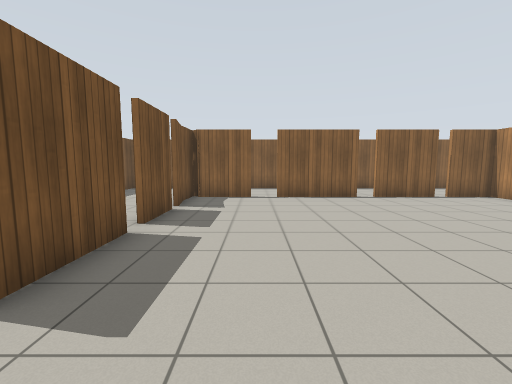
[1] (above)

14 first-person views from a walk through a robot-simulator world made for Gazebo. The camera is 1.2 m above the floor, tilts 6° down and sees 90° across. The floor is counted in squares, 1 m on a side. Each view is taken from the middle of a square. On the plan, view 1 faces up. The plan holds only what a view shows up to about 12 squares ahead; the rest is blank. Gazebo's built-in surfaces are drawn with simple patterns.

[2]
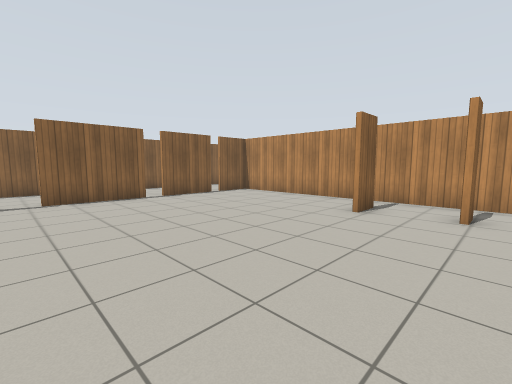

[3]
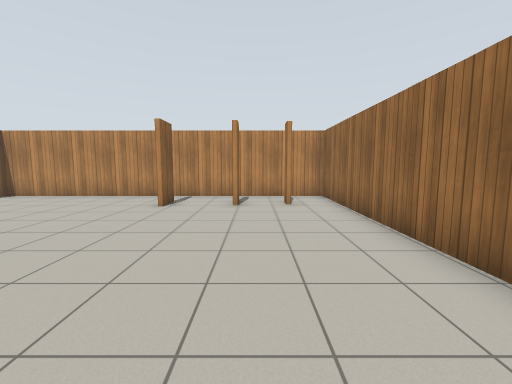

[4]
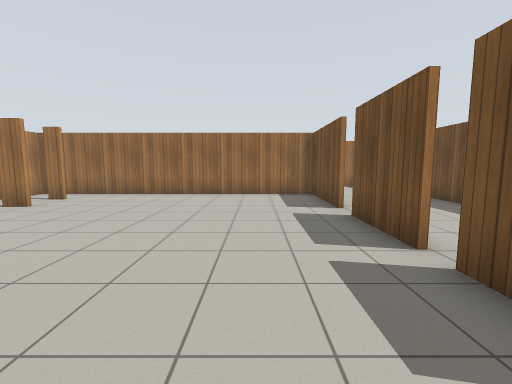

[5]
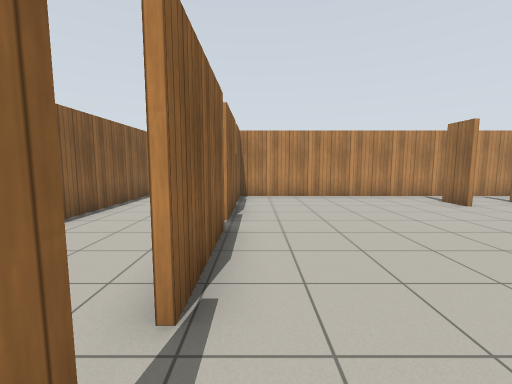

[6]
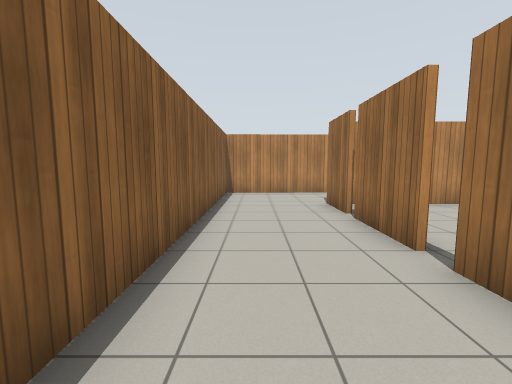

[7]
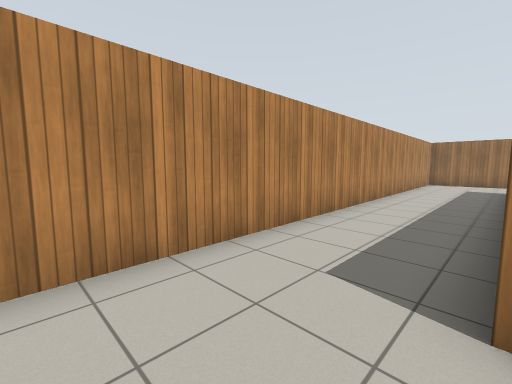

[8]
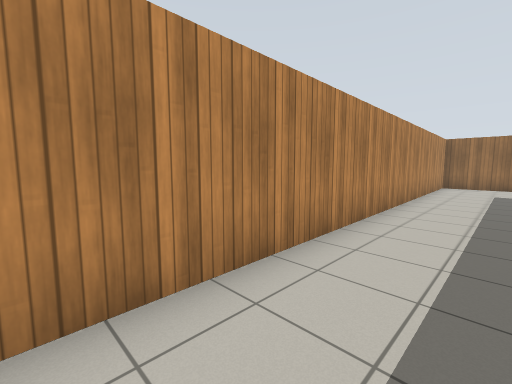

[9]
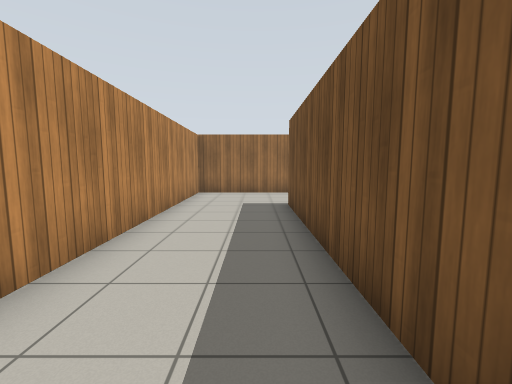

[10]
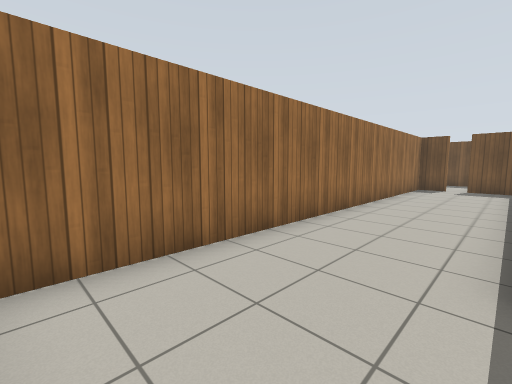

[11]
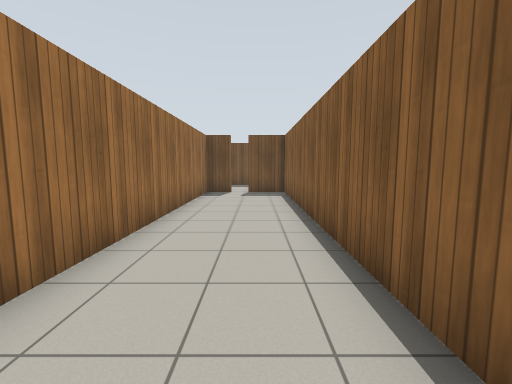

[12]
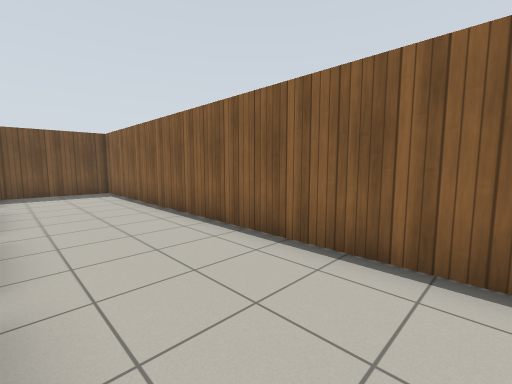

[13]
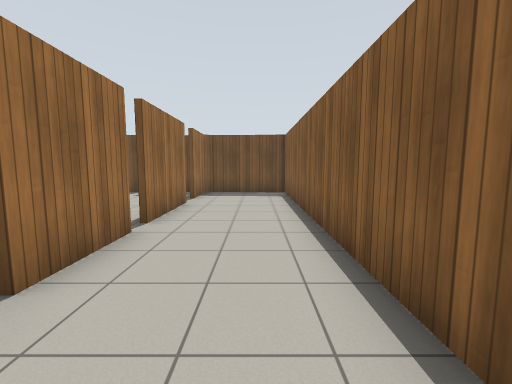

[14]
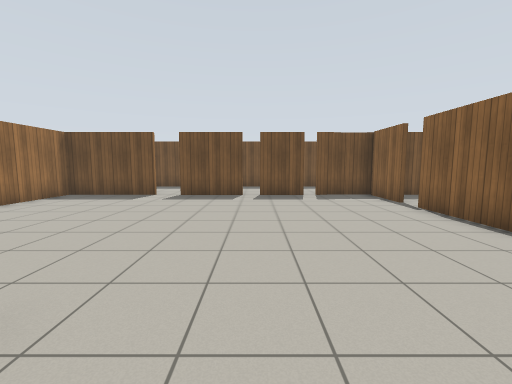

### Floor plan
Ten units are one square. View 1 is at (0, 0); x grows to the right and y downward. Boxes are objects, and circles mark ways between rooms. Rooms are numbered by the first view taken in them; rooms with no view inside come last. Other rooms are left out.
<svg viewBox="-30 -138 160 205">
<path fill="none" stroke="#000" d="M64 -28 74 -28M75 -27 64 -27M65 -7 74 -7M-23 -45 -23 -19M74 -5 65 -5M39 -96 8 -96M-23 -10 -23 29M-23 -70 -23 -51M68 9 74 9M-1 -96 -21 -96M69 -96 45 -96M-25 -87 -23 -75M-23 -101 -23 -86M-24 26 89 26 89 -96 72 -96M90 -41 90 27M73 -98 91 -98M79 27 -22 27M44 -98 68 -98M8 -98 39 -98M-23 -98 -1 -98M-24 -101 -21 -98M-23 29 -23 44M-23 50 -23 62 125 62 121 -133 -23 -133 -23 -101"/>
<circle cx="40" cy="-100" r="3" fill="#2a7"/>
<circle cx="5" cy="-100" r="3" fill="#2a7"/>
<circle cx="70" cy="-100" r="3" fill="#2a7"/>
<text x="30" y="-40">1</text>
<text x="100" y="-40">2</text>
</svg>
Room 1 opens to room 2.

Where each view was taken, in squares from view 1:
view 1: 0 up, 0 right, facing up
view 2: 0 up, 0 right, facing up-right
view 3: 0 up, 1 left, facing right
view 4: 8 up, 0 right, facing down
view 5: 9 up, 1 left, facing right
view 6: 12 up, 1 right, facing right
view 7: 12 up, 9 right, facing down-right
view 8: 10 up, 10 right, facing down-right
view 9: 5 up, 10 right, facing down
view 10: 3 down, 12 right, facing down-left
view 11: 4 down, 9 right, facing left
view 12: 10 up, 10 right, facing up-left
view 13: 12 up, 9 right, facing left
view 14: 5 up, 8 right, facing left
